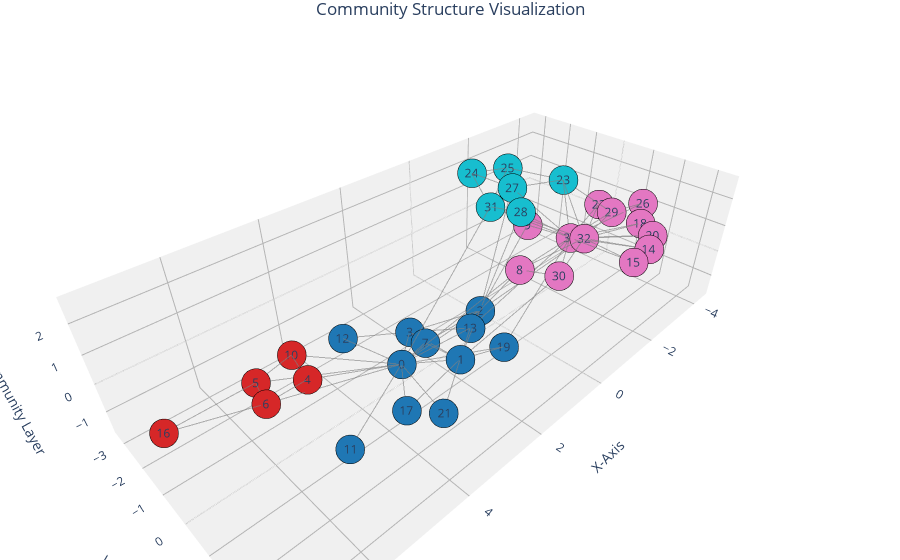

Notebook code cell kept with this figure:
### Code cell
# NOTE: we need this line in order to display plot in the notebook
py.init_notebook_mode(connected=True)
def create_plotly_3d_viz(graph: ig.Graph, communities: ig.clustering, layout: ig.Layout = None, title: str = "Community Structure Visualization"):
    if layout is None:
        layout = graph.layout("fr")
    coords_2d = np.array(layout.coords)
    
    n_communities = len(communities)
    z_levels = np.linspace(-1, 2, n_communities)
    
    x_coords = coords_2d[:, 0]
    y_coords = coords_2d[:, 1]
    z_coords = np.array([z_levels[communities.membership[i]] for i in range(graph.vcount())])
    
    edge_x, edge_y, edge_z = [], [], []
    for edge in graph.es:
        source_idx, target_idx = edge.source, edge.target
        edge_x.extend([x_coords[source_idx], x_coords[target_idx], None])
        edge_y.extend([y_coords[source_idx], y_coords[target_idx], None])
        edge_z.extend([z_coords[source_idx], z_coords[target_idx], None])
        
    edge_trace = go.Scatter3d(
        x=edge_x, y=edge_y, z=edge_z,
        mode='lines',
        line=dict(color='gray', width=2),
        hoverinfo='none',
        opacity=0.6,
        showlegend=False
    )
    
    node_labels = [str(v.index) for v in graph.vs]
    
    colors = plt.cm.tab10(np.linspace(0, 1, len(set(communities.membership))))
    plotly_colorscale = [[i / (len(colors) - 1), f'rgb({int(c[0]*255)},{int(c[1]*255)},{int(c[2]*255)})'] for i, c in enumerate(colors)]

    node_trace = go.Scatter3d(
        x=x_coords, y=y_coords, z=z_coords,
        mode='markers+text',
        name='nodes',
        marker=dict(
            symbol='circle',
            size=10,
            color=communities.membership,
            colorscale=plotly_colorscale,
            line=dict(color='black', width=1)
        ),
        text=node_labels,
        textposition='middle center',
        hoverinfo='text',
        hovertext=[f'Node: {i}<br>Community: {communities.membership[i]}' for i in range(graph.vcount())]
    )

    z_min, z_max = np.min(z_coords), np.max(z_coords)
    z_range = [z_min - 0.8, z_max + 0.8]
    y_min, y_max = np.min(y_coords), np.max(y_coords)
    y_range = [y_min - 0.8, y_max + 0.8]
    
    fig = go.Figure(
        data=[edge_trace, node_trace],
        layout=go.Layout(
            title=title,
            title_x=0.5,
            scene=dict(
                xaxis=dict(
                    showbackground=True, showticklabels=True, title='X-Axis',
                    backgroundcolor='rgb(240, 240, 240)',
                    gridcolor='rgb(180, 180, 180)',
                    showgrid=True
                ),
                yaxis=dict(
                    showbackground=True, showticklabels=True, title='Y-Axis',
                    backgroundcolor='rgb(240, 240, 240)',
                    gridcolor='rgb(180, 180, 180)',
                    showgrid=True,
                    range=y_range
                ),
                zaxis=dict(
                    showbackground=True, showticklabels=True, title='Community Layer',
                    backgroundcolor='rgb(240, 240, 240)',
                    gridcolor='rgb(180, 180, 180)',
                    showgrid=True,
                    range=z_range
                ),
                aspectmode='data'
            ),
            margin=dict(l=0, r=0, b=0, t=30),
            showlegend=False
        )
    )
    
    py.iplot(fig)
    

create_plotly_3d_viz(g, clusters, layout=layout)

### Figure 1 — Plotly figure (JSON) as saved in the notebook; plotly's stock layout.template omitted (floating-point values rounded to 4 significant figures; data arrays with more than 128 entries replaced by an {"elided": "..."} marker saying what was removed)
{"data": [{"hoverinfo": "none", "line": {"color": "gray", "width": 2}, "mode": "lines", "opacity": 0.6, "showlegend": false, "type": "scatter3d", "x": {"elided": "234 float values"}, "y": {"elided": "234 float values"}, "z": {"elided": "234 int values"}}, {"hoverinfo": "text", "hovertext": ["Node: 0<br>Community: 0", "Node: 1<br>Community: 0", "Node: 2<br>Community: 0", "Node: 3<br>Community: 0", "Node: 4<br>Community: 1", "Node: 5<br>Community: 1", "Node: 6<br>Community: 1", "Node: 7<br>Community: 0", "Node: 8<br>Community: 2", "Node: 9<br>Community: 2", "Node: 10<br>Community: 1", "Node: 11<br>Community: 0", "Node: 12<br>Community: 0", "Node: 13<br>Community: 0", "Node: 14<br>Community: 2", "Node: 15<br>Community: 2", "Node: 16<br>Community: 1", "Node: 17<br>Community: 0", "Node: 18<br>Community: 2", "Node: 19<br>Community: 0", "Node: 20<br>Community: 2", "Node: 21<br>Community: 0", "Node: 22<br>Community: 2", "Node: 23<br>Community: 3", "Node: 24<br>Community: 3", "Node: 25<br>Community: 3", "Node: 26<br>Community: 2", "Node: 27<br>Community: 3", "Node: 28<br>Community: 3", "Node: 29<br>Community: 2", "Node: 30<br>Community: 2", "Node: 31<br>Community: 3", "Node: 32<br>Community: 2", "Node: 33<br>Community: 2"], "marker": {"color": [0, 0, 0, 0, 1, 1, 1, 0, 2, 2, 1, 0, 0, 0, 2, 2, 1, 0, 2, 0, 2, 0, 2, 3, 3, 3, 2, 3, 3, 2, 2, 3, 2, 2], "colorscale": [[0, "rgb(31,119,180)"], [0.3333, "rgb(214,39,40)"], [0.6667, "rgb(227,119,194)"], [1, "rgb(23,190,207)"]], "line": {"color": "black", "width": 1}, "size": 10, "symbol": "circle"}, "mode": "markers+text", "name": "nodes", "text": ["0", "1", "2", "3", "4", "5", "6", "7", "8", "9", "10", "11", "12", "13", "14", "15", "16", "17", "18", "19", "20", "21", "22", "23", "24", "25", "26", "27", "28", "29", "30", "31", "32", "33"], "textposition": "middle center", "type": "scatter3d", "x": [2.955, 2.004, 0.474, 2.132, 4.948, 5.66, 5.818, 2.148, 0.2348, -1.378, 4.766, 5.082, 3.296, 1.097, -2.42, -1.711, 7.384, 3.752, -3.312, 1.065, -3.012, 3.311, -3.442, -2.707, -1.436, -2.284, -4.257, -1.509, -0.7269, -3.314, -0.1634, -0.428, -1.797, -1.601], "y": [0.03489, 0.9375, -0.1052, -0.7736, -0.3158, -1.034, -0.3061, -0.1563, 0.933, -0.4151, -1.276, 1.301, -1.814, 0.2433, 2.728, 2.788, -1.048, 1.306, 1.806, 1.389, 2.41, 1.958, 0.2846, -0.4745, -2.69, -2.174, 1.189, -1.187, -0.07378, 0.8352, 1.811, -0.8418, 1.165, 0.8762], "z": [-1, -1, -1, -1, 0, 0, 0, -1, 1, 1, 0, -1, -1, -1, 1, 1, 0, -1, 1, -1, 1, -1, 1, 2, 2, 2, 1, 2, 2, 1, 1, 2, 1, 1]}], "layout": {"margin": {"b": 0, "l": 0, "r": 0, "t": 30}, "scene": {"aspectmode": "data", "xaxis": {"backgroundcolor": "rgb(240, 240, 240)", "gridcolor": "rgb(180, 180, 180)", "showbackground": true, "showgrid": true, "showticklabels": true, "title": {"text": "X-Axis"}}, "yaxis": {"backgroundcolor": "rgb(240, 240, 240)", "gridcolor": "rgb(180, 180, 180)", "range": [-3.49, 3.588], "showbackground": true, "showgrid": true, "showticklabels": true, "title": {"text": "Y-Axis"}}, "zaxis": {"backgroundcolor": "rgb(240, 240, 240)", "gridcolor": "rgb(180, 180, 180)", "range": [-1.8, 2.8], "showbackground": true, "showgrid": true, "showticklabels": true, "title": {"text": "Community Layer"}}}, "showlegend": false, "title": {"text": "Community Structure Visualization", "x": 0.5}}}
